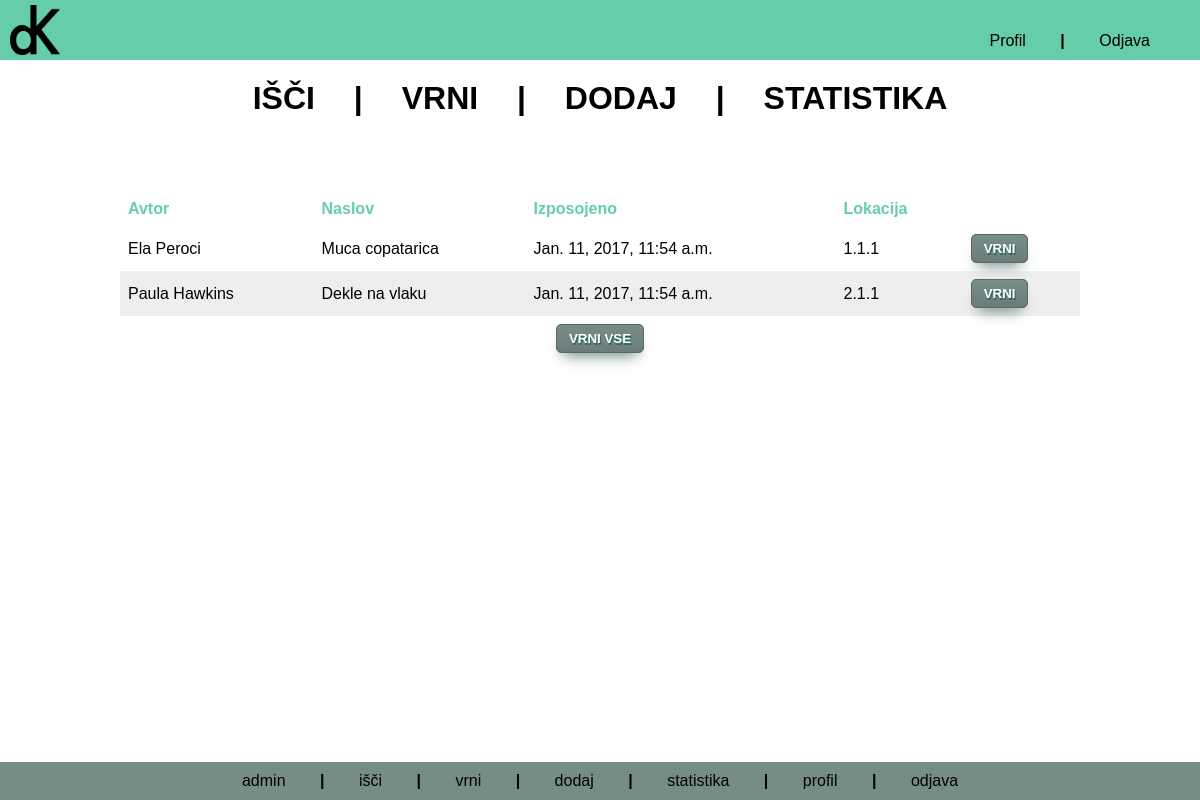
The page /vrni/ (signed in) on the database its author committed.
### lib/models.py (models this page shows, shortened)
class Izposojeno(models.Model):
    knjiga = models.ForeignKey(Knjiga, on_delete=models.SET_NULL, null=True, related_name='izposoje')
    uporabnik = models.ForeignKey(User, on_delete=models.SET_NULL, null=True)
    izposoja = models.DateTimeField(default=timezone.now, blank=True)
    vracilo = models.BooleanField(default=False)

class Knjiga(models.Model):
    avtorji = models.CharField(max_length=200)
    naslov = models.CharField(max_length=200)
    lokacija = models.ForeignKey(Lokacija, on_delete=models.SET_NULL, null=True)
    dodajalec = models.ForeignKey(User, on_delete=models.SET_NULL, null=True)

class Lokacija(models.Model):
    nadstropje = models.IntegerField()
    omara = models.IntegerField()
    polica = models.IntegerField()
    def __str__(self):
        return str(self.nadstropje) + '.' + str(self.omara) + '.' + str(self.polica)

### lib/views.py (the view)
# urls.py: url(r'^vrni/$', views.VrniKnjige.as_view(), name='vrni'),
@method_decorator(login_required(login_url="/prijava/"), name='dispatch')
class VrniKnjige(ListView):
    model = Izposojeno
    template_name = "lib/vrni.html"
    context_object_name = "izposojeno"

### lib/templates/lib/vrni.html (shortened to what this page needs)
{% extends "lib/base.html" %}
{% block scripts %}
    <link rel="stylesheet" type="text/css" href="/static/lib/stil-isci.css">
{% endblock %}
{% block main %}
<table>
    <thead>
        <tr>
            <th>Avtor</th>
            <th>Naslov</th>
            <th>Izposojeno</th>
            <th>Lokacija</th>
            <th></th>
        </tr>
    </thead>
    <tbody>
        {% for i in izposojeno %}
            {% if i.vracilo == False and i.uporabnik == user %}
                <tr>
                    <td>{{ i.knjiga.avtorji }}</td>
                    <td>{{ i.knjiga.naslov }}</td>
                    <td>{{ i.izposoja }}</td>
                    <td>{{ i.knjiga.lokacija }}</td>
                    <td>
                        <form id="vracilo" action={{ i.id }} method="post">
                            <input type="submit" class=myButton value="VRNI">
                        </form>
                    </td>
                </tr>
            {% endif %}
        {% endfor %}
    </tbody>
    <tfoot>
        <tr>
            <form id="vrniVse" action="vse" method="post">
                <td colspan="5">
                    <input type="submit" class=myButton value="VRNI VSE">
                </td>
            </form>
        </tr>
    </tfoot>
</table>
{% endblock %}

### rows shown on the page
Izposojeno: knjiga.avtorji "Ela Peroci", knjiga.naslov "Muca copatarica", izposoja "Jan. 11, 2017, 11:54 a.m.", knjiga.lokacija "1.1.1"
Izposojeno: knjiga.avtorji "Paula Hawkins", knjiga.naslov "Dekle na vlaku", izposoja "Jan. 11, 2017, 11:54 a.m.", knjiga.lokacija "2.1.1"
